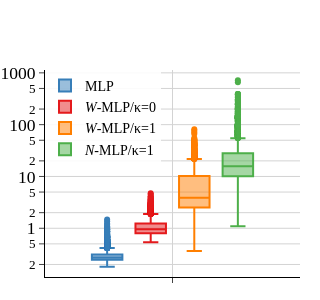

Source (notebook cell):
### Code cell
import plots
plots.make_hausdorff_distance_plots(save_plots=False)

### Figure 1 — Plotly figure (JSON) as saved in the notebook; plotly's stock layout.template omitted (floating-point values rounded to 4 significant figures; data arrays with more than 128 entries replaced by an {"elided": "..."} marker saying what was removed)
{"data": [{"alignmentgroup": "True", "hovertemplate": "run_key=MLP<br>distance=%{y}<extra></extra>", "legendgroup": "MLP", "marker": {"color": "rgb(55,126,184)"}, "name": "MLP", "notched": false, "offsetgroup": "MLP", "orientation": "v", "showlegend": true, "type": "box", "x0": " ", "xaxis": "x", "y": {"elided": "4032 float values"}, "y0": " ", "yaxis": "y"}, {"alignmentgroup": "True", "hovertemplate": "run_key=<i>W</i>-MLP/κ=0<br>distance=%{y}<extra></extra>", "legendgroup": "<i>W</i>-MLP/κ=0", "marker": {"color": "rgb(228,26,28)"}, "name": "<i>W</i>-MLP/κ=0", "notched": false, "offsetgroup": "<i>W</i>-MLP/κ=0", "orientation": "v", "showlegend": true, "type": "box", "x0": " ", "xaxis": "x", "y": {"elided": "4032 float values"}, "y0": " ", "yaxis": "y"}, {"alignmentgroup": "True", "hovertemplate": "run_key=<i>W</i>-MLP/κ=1<br>distance=%{y}<extra></extra>", "legendgroup": "<i>W</i>-MLP/κ=1", "marker": {"color": "rgb(255,127,0)"}, "name": "<i>W</i>-MLP/κ=1", "notched": false, "offsetgroup": "<i>W</i>-MLP/κ=1", "orientation": "v", "showlegend": true, "type": "box", "x0": " ", "xaxis": "x", "y": {"elided": "4032 float values"}, "y0": " ", "yaxis": "y"}, {"alignmentgroup": "True", "hovertemplate": "run_key=<i>N</i>-MLP/κ=1<br>distance=%{y}<extra></extra>", "legendgroup": "<i>N</i>-MLP/κ=1", "marker": {"color": "rgb(77,175,74)"}, "name": "<i>N</i>-MLP/κ=1", "notched": false, "offsetgroup": "<i>N</i>-MLP/κ=1", "orientation": "v", "showlegend": true, "type": "box", "x0": " ", "xaxis": "x", "y": {"elided": "4032 float values"}, "y0": " ", "yaxis": "y"}], "layout": {"boxmode": "group", "font": {"color": "black", "family": "Deja Vu Math TeX Gyre"}, "height": 300, "legend": {"bgcolor": "rgba(255, 255, 255, 0.9)", "font": {"size": 14}, "orientation": "v", "title": {"text": ""}, "tracegroupgap": 0, "x": 0, "y": 1}, "margin": {"b": 0, "l": 0, "r": 20, "t": 70}, "title": {"font": {"size": 24}}, "width": 300, "xaxis": {"anchor": "y", "domain": [0, 1], "gridcolor": "lightgray", "linecolor": "black", "linewidth": 1, "showgrid": true, "showline": true, "ticklen": 5, "ticks": "outside", "title": {"font": {"size": 18}}, "zeroline": false}, "yaxis": {"anchor": "x", "domain": [0, 1], "gridcolor": "lightgray", "linecolor": "black", "linewidth": 1, "showgrid": true, "showline": true, "tickfont": {"size": 17.5}, "ticklen": 5, "ticks": "outside", "title": {}, "type": "log", "zeroline": false}}}
